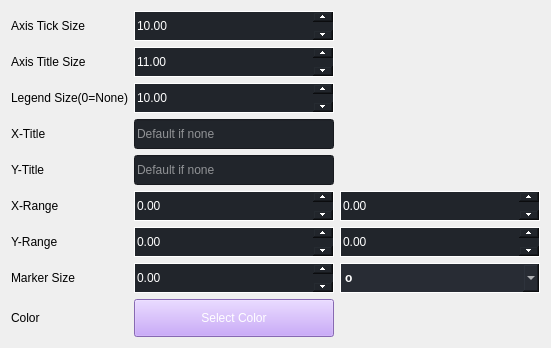
        <widget class="QWidget" name="tab_4">
         <attribute name="title">
          <string>Line</string>
         </attribute>
         <layout class="QGridLayout" name="gridLayout_9">
          <item row="2" column="0">
           <widget class="QLabel" name="figure_line_label_legend">
            <property name="styleSheet">
             <string notr="true">font: 14pt &quot;华文细黑&quot;;</string>
            </property>
            <property name="text">
             <string>Legend Size(0=None)</string>
            </property>
           </widget>
          </item>
          <item row="8" column="1">
           <widget class="QPushButton" name="figure_line_btn_color_2">
            <property name="enabled">
             <bool>true</bool>
            </property>
            <property name="minimumSize">
             <size>
              <width>0</width>
              <height>38</height>
             </size>
            </property>
            <property name="maximumSize">
             <size>
              <width>16000000</width>
              <height>16777215</height>
             </size>
            </property>
            <property name="baseSize">
             <size>
              <width>0</width>
              <height>0</height>
             </size>
            </property>
            <property name="cursor">
             <cursorShape>PointingHandCursor</cursorShape>
            </property>
            <property name="styleSheet">
             <string notr="true">background-color: rgb(189,147,249);
color:white;
font: 16pt &quot;华文细黑&quot;;</string>
            </property>
            <property name="text">
             <string>Select Color</string>
            </property>
           </widget>
          </item>
          <item row="7" column="1">
           <widget class="QDoubleSpinBox" name="figure_line_spin_marker_size_2">
            <property name="minimumSize">
             <size>
              <width>0</width>
              <height>30</height>
             </size>
            </property>
            <property name="maximumSize">
             <size>
              <width>200</width>
              <height>16777215</height>
             </size>
            </property>
            <property name="styleSheet">
             <string notr="true">QDoubleSpinBox {
    font: 16pt &quot;华文细黑&quot;;
    color: white;
    border: 1px solid white;
background-color:rgb(33, 37, 43);
}

QDoubleSpinBox::up-button {
    height: 10px; /* 设置一个合适的高度 */
    width: 20px; /* 设置一个合适的宽度 */
    subcontrol-position: top right; /* 保持按钮在右侧 */
}

QDoubleSpinBox::down-button {
    height: 10px; /* 设置一个合适的高度 */
    width: 20px; /* 设置一个合适的宽度 */
    subcontrol-position: bottom right; /* 保持按钮在右侧 */
}</string>
            </property>
           </widget>
          </item>
          <item row="3" column="0">
           <widget class="QLabel" name="figure_line_label_x">
            <property name="styleSheet">
             <string notr="true">font: 14pt &quot;华文细黑&quot;;</string>
            </property>
            <property name="text">
             <string>X-Title</string>
            </property>
           </widget>
          </item>
          <item row="8" column="0">
           <widget class="QLabel" name="figure_line_label_color">
            <property name="styleSheet">
             <string notr="true">font: 14pt &quot;华文细黑&quot;;</string>
            </property>
            <property name="text">
             <string>Color</string>
            </property>
           </widget>
          </item>
          <item row="6" column="0">
           <widget class="QLabel" name="figure_line_label_y_range">
            <property name="styleSheet">
             <string notr="true">font: 14pt &quot;华文细黑&quot;;</string>
            </property>
            <property name="text">
             <string>Y-Range</string>
            </property>
           </widget>
          </item>
          <item row="5" column="0">
           <widget class="QLabel" name="figure_line_label_x_range">
            <property name="styleSheet">
             <string notr="true">font: 14pt &quot;华文细黑&quot;;</string>
            </property>
            <property name="text">
             <string>X-Range</string>
            </property>
           </widget>
          </item>
          <item row="4" column="0">
           <widget class="QLabel" name="figure_line_label_y">
            <property name="styleSheet">
             <string notr="true">font: 14pt &quot;华文细黑&quot;;</string>
            </property>
            <property name="text">
             <string>Y-Title</string>
            </property>
           </widget>
          </item>
          <item row="0" column="0">
           <widget class="QLabel" name="figure_line_label_axis_tick">
            <property name="styleSheet">
             <string notr="true">font: 14pt &quot;华文细黑&quot;;</string>
            </property>
            <property name="text">
             <string>Axis Tick Size</string>
            </property>
           </widget>
          </item>
          <item row="7" column="0">
           <widget class="QLabel" name="figure_line_label_marker">
            <property name="styleSheet">
             <string notr="true">font: 14pt &quot;华文细黑&quot;;</string>
            </property>
            <property name="text">
             <string>Marker Size</string>
            </property>
           </widget>
          </item>
          <item row="1" column="0">
           <widget class="QLabel" name="figure_line_label_axis_title">
            <property name="minimumSize">
             <size>
              <width>50</width>
              <height>0</height>
             </size>
            </property>
            <property name="styleSheet">
             <string notr="true">font: 14pt &quot;华文细黑&quot;;</string>
            </property>
            <property name="text">
             <string>Axis Title Size</string>
            </property>
           </widget>
          </item>
          <item row="0" column="1">
           <widget class="QDoubleSpinBox" name="figure_line_spin_axis_scale_2">
            <property name="minimumSize">
             <size>
              <width>0</width>
              <height>30</height>
             </size>
            </property>
            <property name="maximumSize">
             <size>
              <width>200</width>
              <height>16777215</height>
             </size>
            </property>
            <property name="styleSheet">
             <string notr="true">QDoubleSpinBox {
    font: 16pt &quot;华文细黑&quot;;
    color: white;
    border: 1px solid white;
background-color:rgb(33, 37, 43);
}

QDoubleSpinBox::up-button {
    height: 10px; /* 设置一个合适的高度 */
    width: 20px; /* 设置一个合适的宽度 */
    subcontrol-position: top right; /* 保持按钮在右侧 */
}

QDoubleSpinBox::down-button {
    height: 10px; /* 设置一个合适的高度 */
    width: 20px; /* 设置一个合适的宽度 */
    subcontrol-position: bottom right; /* 保持按钮在右侧 */
}</string>
            </property>
            <property name="maximum">
             <double>100000.000000000000000</double>
            </property>
            <property name="value">
             <double>10.000000000000000</double>
            </property>
           </widget>
          </item>
          <item row="2" column="1">
           <widget class="QDoubleSpinBox" name="figure_line_spin_grid_size_2">
            <property name="minimumSize">
             <size>
              <width>0</width>
              <height>30</height>
             </size>
            </property>
            <property name="maximumSize">
             <size>
              <width>200</width>
              <height>16777215</height>
             </size>
            </property>
            <property name="styleSheet">
             <string notr="true">QDoubleSpinBox {
    font: 16pt &quot;华文细黑&quot;;
    color: white;
    border: 1px solid white;
background-color:rgb(33, 37, 43);
}

QDoubleSpinBox::up-button {
    height: 10px; /* 设置一个合适的高度 */
    width: 20px; /* 设置一个合适的宽度 */
    subcontrol-position: top right; /* 保持按钮在右侧 */
}

QDoubleSpinBox::down-button {
    height: 10px; /* 设置一个合适的高度 */
    width: 20px; /* 设置一个合适的宽度 */
    subcontrol-position: bottom right; /* 保持按钮在右侧 */
}</string>
            </property>
            <property name="maximum">
             <double>100000.000000000000000</double>
            </property>
            <property name="value">
             <double>10.000000000000000</double>
            </property>
           </widget>
          </item>
          <item row="1" column="1">
           <widget class="QDoubleSpinBox" name="figure_line_spin_axis_text_size_2">
            <property name="minimumSize">
             <size>
              <width>200</width>
              <height>30</height>
             </size>
            </property>
            <property name="maximumSize">
             <size>
              <width>200</width>
              <height>16777215</height>
             </size>
            </property>
            <property name="styleSheet">
             <string notr="true">QDoubleSpinBox {
    font: 16pt &quot;华文细黑&quot;;
    color: white;
    border: 1px solid white;
background-color:rgb(33, 37, 43);
}

QDoubleSpinBox::up-button {
    height: 10px; /* 设置一个合适的高度 */
    width: 20px; /* 设置一个合适的宽度 */
    subcontrol-position: top right; /* 保持按钮在右侧 */
}

QDoubleSpinBox::down-button {
    height: 10px; /* 设置一个合适的高度 */
    width: 20px; /* 设置一个合适的宽度 */
    subcontrol-position: bottom right; /* 保持按钮在右侧 */
}</string>
            </property>
            <property name="maximum">
             <double>100000.000000000000000</double>
            </property>
            <property name="value">
             <double>11.000000000000000</double>
            </property>
           </widget>
          </item>
          <item row="5" column="1">
           <widget class="QDoubleSpinBox" name="figure_line_spin_x_min_2">
            <property name="minimumSize">
             <size>
              <width>0</width>
              <height>30</height>
             </size>
            </property>
            <property name="maximumSize">
             <size>
              <width>200</width>
              <height>16777215</height>
             </size>
            </property>
            <property name="styleSheet">
             <string notr="true">QDoubleSpinBox {
    font: 16pt &quot;华文细黑&quot;;
    color: white;
    border: 1px solid white;
background-color:rgb(33, 37, 43);
}

QDoubleSpinBox::up-button {
    height: 10px; /* 设置一个合适的高度 */
    width: 20px; /* 设置一个合适的宽度 */
    subcontrol-position: top right; /* 保持按钮在右侧 */
}

QDoubleSpinBox::down-button {
    height: 10px; /* 设置一个合适的高度 */
    width: 20px; /* 设置一个合适的宽度 */
    subcontrol-position: bottom right; /* 保持按钮在右侧 */
}</string>
            </property>
            <property name="minimum">
             <double>-1000000000.000000000000000</double>
            </property>
            <property name="maximum">
             <double>1000000000.000000000000000</double>
            </property>
           </widget>
          </item>
          <item row="4" column="1">
           <widget class="QLineEdit" name="figure_line_edit_y_2">
            <property name="minimumSize">
             <size>
              <width>0</width>
              <height>30</height>
             </size>
            </property>
            <property name="maximumSize">
             <size>
              <width>16000000</width>
              <height>16777215</height>
             </size>
            </property>
            <property name="styleSheet">
             <string notr="true">background-color: rgb(33, 37, 43);
font: 16pt &quot;华文细黑&quot;;
color:white;
</string>
            </property>
            <property name="placeholderText">
             <string>Default if none</string>
            </property>
           </widget>
          </item>
          <item row="6" column="1">
           <widget class="QDoubleSpinBox" name="figure_line_spin_y_min_2">
            <property name="minimumSize">
             <size>
              <width>0</width>
              <height>30</height>
             </size>
            </property>
            <property name="maximumSize">
             <size>
              <width>200</width>
              <height>16777215</height>
             </size>
            </property>
            <property name="styleSheet">
             <string notr="true">QDoubleSpinBox {
    font: 16pt &quot;华文细黑&quot;;
    color: white;
    border: 1px solid white;
background-color:rgb(33, 37, 43);
}

QDoubleSpinBox::up-button {
    height: 10px; /* 设置一个合适的高度 */
    width: 20px; /* 设置一个合适的宽度 */
    subcontrol-position: top right; /* 保持按钮在右侧 */
}

QDoubleSpinBox::down-button {
    height: 10px; /* 设置一个合适的高度 */
    width: 20px; /* 设置一个合适的宽度 */
    subcontrol-position: bottom right; /* 保持按钮在右侧 */
}</string>
            </property>
            <property name="minimum">
             <double>-1000000000.000000000000000</double>
            </property>
            <property name="maximum">
             <double>1000000000.000000000000000</double>
            </property>
           </widget>
          </item>
          <item row="5" column="2">
           <widget class="QDoubleSpinBox" name="figure_line_spin_x_max_2">
            <property name="minimumSize">
             <size>
              <width>200</width>
              <height>30</height>
             </size>
            </property>
            <property name="maximumSize">
             <size>
              <width>16000000</width>
              <height>16777215</height>
             </size>
            </property>
            <property name="styleSheet">
             <string notr="true">QDoubleSpinBox {
    font: 16pt &quot;华文细黑&quot;;
    color: white;
    border: 1px solid white;
background-color:rgb(33, 37, 43);
}

QDoubleSpinBox::up-button {
    height: 10px; /* 设置一个合适的高度 */
    width: 20px; /* 设置一个合适的宽度 */
    subcontrol-position: top right; /* 保持按钮在右侧 */
}

QDoubleSpinBox::down-button {
    height: 10px; /* 设置一个合适的高度 */
    width: 20px; /* 设置一个合适的宽度 */
    subcontrol-position: bottom right; /* 保持按钮在右侧 */
}</string>
            </property>
            <property name="minimum">
             <double>-1000000000.000000000000000</double>
            </property>
            <property name="maximum">
             <double>1000000000.000000000000000</double>
            </property>
           </widget>
          </item>
          <item row="7" column="2">
           <widget class="QComboBox" name="figure_line_como_marker">
            <property name="minimumSize">
             <size>
              <width>0</width>
              <height>30</height>
             </size>
            </property>
            <property name="styleSheet">
             <string notr="true">background-color:rgb(40,44,52);
font: 14pt &quot;华文细黑&quot;;
font-weight:bold;
border: 1px solid white;
color:white;</string>
            </property>
            <item>
             <property name="text">
              <string>o</string>
             </property>
            </item>
            <item>
             <property name="text">
              <string>p</string>
             </property>
            </item>
            <item>
             <property name="text">
              <string>s</string>
             </property>
            </item>
            <item>
             <property name="text">
              <string>^</string>
             </property>
            </item>
            <item>
             <property name="text">
              <string>*</string>
             </property>
            </item>
            <item>
             <property name="text">
              <string>x</string>
             </property>
            </item>
            <item>
             <property name="text">
              <string>+</string>
             </property>
            </item>
           </widget>
          </item>
          <item row="3" column="1">
           <widget class="QLineEdit" name="figure_line_edit_x_2">
            <property name="minimumSize">
             <size>
              <width>0</width>
              <height>30</height>
             </size>
            </property>
            <property name="maximumSize">
             <size>
              <width>16777215</width>
              <height>16777215</height>
             </size>
            </property>
            <property name="styleSheet">
             <string notr="true">background-color: rgb(33, 37, 43);
font: 16pt &quot;华文细黑&quot;;
color:white;</string>
            </property>
            <property name="text">
             <string/>
            </property>
            <property name="placeholderText">
             <string>Default if none</string>
            </property>
           </widget>
          </item>
          <item row="6" column="2">
           <widget class="QDoubleSpinBox" name="figure_line_spin_y_max_2">
            <property name="minimumSize">
             <size>
              <width>200</width>
              <height>30</height>
             </size>
            </property>
            <property name="maximumSize">
             <size>
              <width>16000000</width>
              <height>16777215</height>
             </size>
            </property>
            <property name="styleSheet">
             <string notr="true">QDoubleSpinBox {
    font: 16pt &quot;华文细黑&quot;;
    color: white;
    border: 1px solid white;
background-color:rgb(33, 37, 43);
}

QDoubleSpinBox::up-button {
    height: 10px; /* 设置一个合适的高度 */
    width: 20px; /* 设置一个合适的宽度 */
    subcontrol-position: top right; /* 保持按钮在右侧 */
}

QDoubleSpinBox::down-button {
    height: 10px; /* 设置一个合适的高度 */
    width: 20px; /* 设置一个合适的宽度 */
    subcontrol-position: bottom right; /* 保持按钮在右侧 */
}</string>
            </property>
            <property name="minimum">
             <double>-1000000000.000000000000000</double>
            </property>
            <property name="maximum">
             <double>1000000000.000000000000000</double>
            </property>
           </widget>
          </item>
         </layout>
        </widget>
